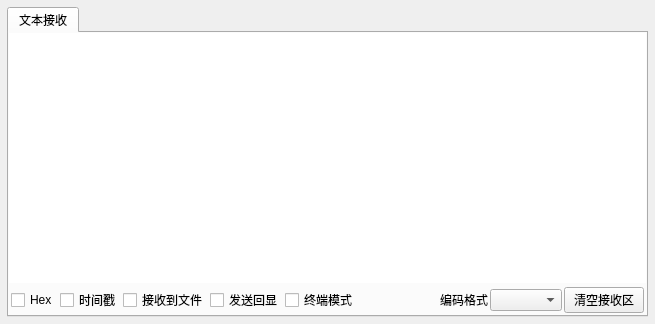
<?xml version="1.0" encoding="UTF-8"?>
<ui version="4.0">
 <class>RecvAreaForm</class>
 <widget class="QWidget" name="RecvAreaForm">
  <property name="geometry">
   <rect>
    <x>0</x>
    <y>0</y>
    <width>655</width>
    <height>324</height>
   </rect>
  </property>
  <property name="windowTitle">
   <string>Form</string>
  </property>
  <layout class="QVBoxLayout" name="verticalLayout">
   <property name="leftMargin">
    <number>2</number>
   </property>
   <property name="topMargin">
    <number>2</number>
   </property>
   <property name="rightMargin">
    <number>2</number>
   </property>
   <property name="bottomMargin">
    <number>2</number>
   </property>
   <item>
    <widget class="QWidget" name="widget_Recv" native="true">
     <property name="styleSheet">
      <string notr="true"/>
     </property>
     <layout class="QVBoxLayout" name="verticalLayout_2">
      <property name="leftMargin">
       <number>5</number>
      </property>
      <property name="topMargin">
       <number>5</number>
      </property>
      <property name="rightMargin">
       <number>5</number>
      </property>
      <property name="bottomMargin">
       <number>5</number>
      </property>
      <item>
       <widget class="QTabWidget" name="tabWidget">
        <property name="styleSheet">
         <string notr="true"/>
        </property>
        <property name="currentIndex">
         <number>0</number>
        </property>
        <widget class="QWidget" name="tab_Recv">
         <attribute name="title">
          <string>文本接收</string>
         </attribute>
         <layout class="QVBoxLayout" name="verticalLayout_3">
          <property name="spacing">
           <number>2</number>
          </property>
          <property name="leftMargin">
           <number>0</number>
          </property>
          <property name="topMargin">
           <number>0</number>
          </property>
          <property name="rightMargin">
           <number>0</number>
          </property>
          <property name="bottomMargin">
           <number>0</number>
          </property>
          <item>
           <widget class="Terminal" name="plainTextEdit">
            <property name="frameShape">
             <enum>QFrame::NoFrame</enum>
            </property>
           </widget>
          </item>
          <item>
           <widget class="QWidget" name="widget_recvTool" native="true">
            <property name="styleSheet">
             <string notr="true"/>
            </property>
            <layout class="QHBoxLayout" name="horizontalLayout">
             <property name="spacing">
              <number>2</number>
             </property>
             <property name="leftMargin">
              <number>2</number>
             </property>
             <property name="topMargin">
              <number>2</number>
             </property>
             <property name="rightMargin">
              <number>2</number>
             </property>
             <property name="bottomMargin">
              <number>2</number>
             </property>
             <item>
              <widget class="QCheckBox" name="checkBox_ShowHex">
               <property name="text">
                <string>Hex</string>
               </property>
              </widget>
             </item>
             <item>
              <widget class="QCheckBox" name="checkBox_ShowDate">
               <property name="text">
                <string>时间戳</string>
               </property>
              </widget>
             </item>
             <item>
              <widget class="QCheckBox" name="checkBox_RecvFile">
               <property name="text">
                <string>接收到文件</string>
               </property>
              </widget>
             </item>
             <item>
              <widget class="QCheckBox" name="checkBox_SendShow">
               <property name="text">
                <string>发送回显</string>
               </property>
              </widget>
             </item>
             <item>
              <widget class="QCheckBox" name="checkBox_Terminal">
               <property name="text">
                <string>终端模式</string>
               </property>
              </widget>
             </item>
             <item>
              <spacer name="horizontalSpacer">
               <property name="orientation">
                <enum>Qt::Horizontal</enum>
               </property>
               <property name="sizeHint" stdset="0">
                <size>
                 <width>40</width>
                 <height>20</height>
                </size>
               </property>
              </spacer>
             </item>
             <item>
              <widget class="QLabel" name="label">
               <property name="text">
                <string>编码格式</string>
               </property>
              </widget>
             </item>
             <item>
              <widget class="QComboBox" name="comboBox_codec"/>
             </item>
             <item>
              <widget class="QPushButton" name="pushButton_ClearRecv">
               <property name="text">
                <string>清空接收区</string>
               </property>
              </widget>
             </item>
            </layout>
           </widget>
          </item>
         </layout>
        </widget>
       </widget>
      </item>
     </layout>
    </widget>
   </item>
  </layout>
 </widget>
 <customwidgets>
  <customwidget>
   <class>Terminal</class>
   <extends>QPlainTextEdit</extends>
   <header>terminal.h</header>
  </customwidget>
 </customwidgets>
 <resources/>
 <connections/>
</ui>
